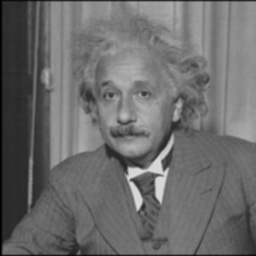
%> input picture books/An_Invitation_to_3D_Vision_Sastry/al.tif, 256 x 256 px
$ octave --eval "result = harrisCorner(imread('al.tif'));"   (GNU Octave 9; MATLAB toolbox functions it lacks are replaced by stand-ins)
%> lines starting %> are read from the running program, lines starting %| are printed output that depends on the picture; in (x1, y1, x2, y2) boxes, pixels count from 0 and x2, y2 are one past the last pixel; in counts of white or black regions, pixels touching at a corner belong together; the program's own positions count from 1
### books/An_Invitation_to_3D_Vision_Sastry/LocalMaximum.m
%Written by Hailin Jin and Paolo Favaro
%Copyright (c) Washington University, 2001
%All rights reserved
%Last updated 10/18/2001
function  [maxima] = LocalMax(image)
%
% LOCALMAX	Finds local maxima of image
%
%	[maxima,i,j] = LocalMax(image)
%
%	outputs array maxima of zeros and ones with ones
%	at maxima position (Extended to 9 points by JYB)

[m,n] = size(image);
center_cols = [1:n];
center_rows = [1:m];
left = [2:n n];
right = [1 1:n-1];
top = [2:m m];
bot = [1 1:m-1];
maxima = ( ( (image(center_rows,center_cols) > image(center_rows,left)) & ...
	(image(center_rows,center_cols) > image(center_rows,right)) & ...
	(image(center_rows,center_cols) > image(top,center_cols)) & ...
	(image(center_rows,center_cols) > image(bot,center_cols)) & ...
	(image(center_rows,center_cols) > image(top,left)) & ...
	(image(center_rows,center_cols) > image(top,right)) & ...
	(image(center_rows,center_cols) > image(bot,left)) & ...
	(image(center_rows,center_cols) > image(bot,right))));

### books/An_Invitation_to_3D_Vision_Sastry/harrisCorner.m
%%%%%%%%%%%%%%%%%%%%%%%%%%%%%%%%%%%%%%%%%%%%%%%%%%%%%%%%%%%
%  Harris corner Detector
%  modified by Jana Kosecka, George Mason University
%  last modified, November 2001 (making the local search more efficient)
%%%%%%%%%%%%%%%%%%%%%%%%%%%%%%%%%%%%%%%%%%%%%%%%%%%%%%%%%%%

function [D, quality] = harrisCorner(I)

[ydim, xdim] = size(I);

% figure(100); imagesc(I); axis('image'); colormap(gray);
drawnow;
hold on;
blur    = [1 6 15 20 15 6 1];
blur    = blur / sum(blur);
prefilt = [0.223755 0.552490 0.223755];
derivfilt = [-0.453014 0 0.45301];
fx     = conv2( conv2( I, prefilt', 'same' ), derivfilt, 'same' );
fy     = conv2( conv2( I, prefilt, 'same' ), derivfilt', 'same' );
fx2    = conv2( conv2( fx .* fx, blur', 'same' ), blur, 'same' );
fy2    = conv2( conv2( fy .* fy, blur', 'same' ), blur, 'same' );
fxy    = conv2( conv2( fx .* fy, blur', 'same' ), blur, 'same' );

m = (fx2 + fy2 ) / 2;
d = fx2 .* fy2 - fxy .^ 2;
n = sqrt(m .^ 2 - d);

quality = min(abs(m - n),abs(m + n));


thresh = 0.05;  % 0.005;
border = 20;    % do not consider the boundary pixels

q = quality;


q(1:border,:) = zeros(border,xdim);
q(ydim-border+1:ydim,:) = zeros(border,xdim);
q(:,1:border) = zeros(ydim,border);
q(:,xdim-border+1:xdim) = zeros(ydim,border);

% imagesc(q); colormap gray; pause; close
maxq = max(max(q));

thq = thresh*maxq;
Q = (q > thq) & (LocalMaximum(q));

% max. selected features in selection
Nmax = 1000;
i = find(Q(:));

%disp('Local max computation...')

[Y,I] = sort(-q(i));

if (size(Y,1)>Nmax),
	Y = Y(1:Nmax);
	I = I(1:Nmax);
end;

% keyboard;

C = ceil(i(I)/ydim);
R = rem(i(I)-1,ydim)+1;

CC = C * ones(1,size(C,1));
RR = R * ones(1,size(R,1));

spacing = 10;		              %% min spacing between 2 feats (in pixel).
D2 = (CC - CC').^2 + (RR-RR').^2; %% matrix of square distances between features
D2_mod = tril(D2-spacing^2,-1);	  %% take the lower-triangle

good_features = ~sum(D2_mod'<0);  %% if the sum is 0 it is a good feature
indexgood = find(good_features);


%keyboard;

featR = R(indexgood);
featC = C(indexgood);

xtt = [featR,featC]';

indxtt = (xtt(2,:)-1)*ydim + xtt(1,:);
qxtt = q(indxtt);

figure(1); imagesc(I);
hold on;
plot(xtt(2,:),xtt(1,:),'b+');
hold off;

D = xtt;
%> in harrisCorner, `fxy    = conv2( conv2( fx .* fy, blur', 'same' ), blur, 'same' );`:
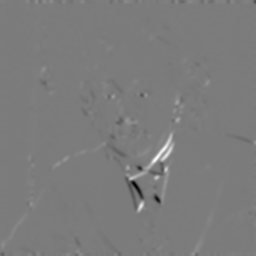
%> fxy: size 256x256 double; min -775.4, max 819.3, mean 1.8; drawn with min black and max white
%> in harrisCorner, `q(1:border,:) = zeros(border,xdim);`: q: size 256x256 double; min 0, max 555, mean 3.7
%> in harrisCorner, `q(ydim-border+1:ydim,:) = zeros(border,xdim);`: q: size 256x256 double; min 0, max 555, mean 3.3
%> in harrisCorner, `q(:,1:border) = zeros(ydim,border);`: q: size 256x256 double; min 0, max 555, mean 3.2
%> in harrisCorner, `q(:,xdim-border+1:xdim) = zeros(ydim,border);`: q: size 256x256 double; min 0, max 555, mean 3.1
%> in harrisCorner, `maxq = max(max(q));`: maxq = 555
%> in harrisCorner, `thq = thresh*maxq;`: thq = 27.75
%> in LocalMax, `maxima = ( ( (image(center_rows,center_cols) > image(center_rows,left)..`:
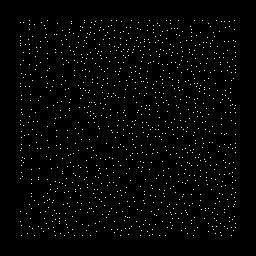
%> maxima: size 256x256 logical; 1.7% white in thin lines or dots, all inside (x1, y1, x2, y2) = (20, 20, 236, 236)
%> in harrisCorner, `Q = (q > thq) & (LocalMaximum(q));`:
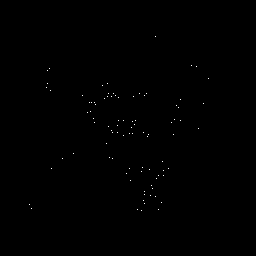
%> Q: size 256x256 logical; 0.14% white in thin lines or dots, all inside (x1, y1, x2, y2) = (29, 36, 209, 211)
%> in harrisCorner, `i = find(Q(:));`: i = 89 values from 7629 to 53327
%> in harrisCorner, `[Y,I] = sort(-q(i));`: Y = 89 values from -555 to -28.41; I = 89 values, max 89 at index 70, min 1 at index 41, mean 45
%> in harrisCorner, `C = ceil(i(I)/ydim);`: C = 89 values, max 209 at index 70, min 30 at index 41, mean 127.8
%> in harrisCorner, `R = rem(i(I)-1,ydim)+1;`: R = 89 values, max 211 at index 14, min 37 at index 75, mean 133.9
%> in harrisCorner, `CC = C * ones(1,size(C,1));`:
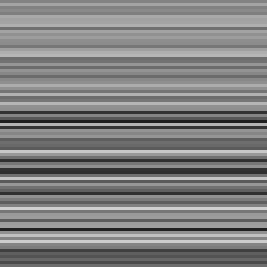
%> CC: size 89x89 double (shown 3 times larger); min 30, max 209, mean 127.8
%> in harrisCorner, `RR = R * ones(1,size(R,1));`:
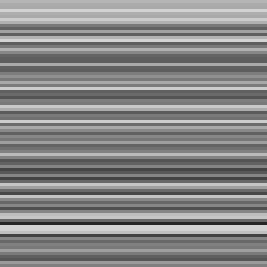
%> RR: size 89x89 double (shown 3 times larger); min 37, max 211, mean 133.9
%> in harrisCorner, `D2_mod = tril(D2-spacing^2,-1);`:
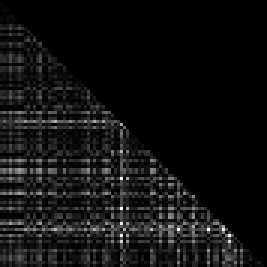
%> D2_mod: size 89x89 double (shown 3 times larger); min -96, max 48129, mean 3245.5; drawn with min black and max white
%> in harrisCorner, `good_features = ~sum(D2_mod'<0);`: good_features = 89 logical values, 30 true
%> in harrisCorner, `indexgood = find(good_features);`: indexgood = 30 values from 1 to 88
%> in harrisCorner, `featR = R(indexgood);`: featR = 30 values, max 210 at index 4, min 37 at index 27, mean 131.1
%> in harrisCorner, `featC = C(indexgood);`: featC = 30 values, max 209 at index 26, min 30 at index 18, mean 129.5
%> in harrisCorner, `xtt = [featR,featC]';`: xtt = 30 columns, first 8: [181 171 169 210 203 120 97 96; 131 164 130 138 162 175 112 145]
%> in harrisCorner, `indxtt = (xtt(2,:)-1)*ydim + xtt(1,:);`: indxtt = 30 values, max 53327 at index 26, min 7629 at index 18, mean 33035.6
%> in harrisCorner, `qxtt = q(indxtt);`: qxtt = 30 values, max 555 at index 1, min 28.67 at index 30, mean 127
%> in harrisCorner, `D = xtt;`: D has the same summary as xtt
%> `result = harrisCorner(imread('al.tif'));`:
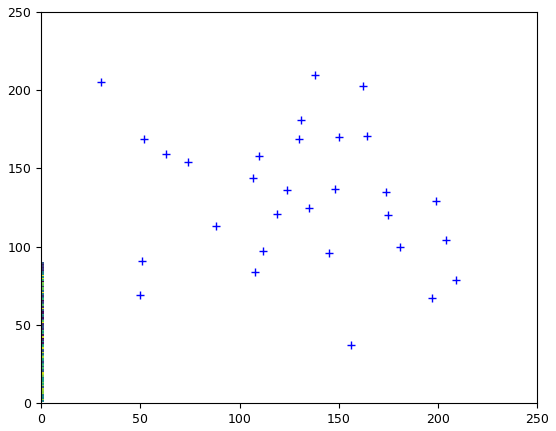
%> figure redrawn from the program's plot data
%> `result = harrisCorner(imread('al.tif'));`: result has the same summary as xtt in harrisCorner

$ run again, on books/An_Invitation_to_3D_Vision_Sastry/corridor.jpg
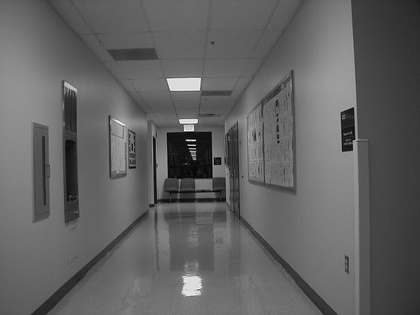
%> input picture books/An_Invitation_to_3D_Vision_Sastry/corridor.jpg, 420 x 315 px, shrunk from 639 x 479 before the run
%> in harrisCorner, `q(1:border,:) = zeros(border,xdim);`:
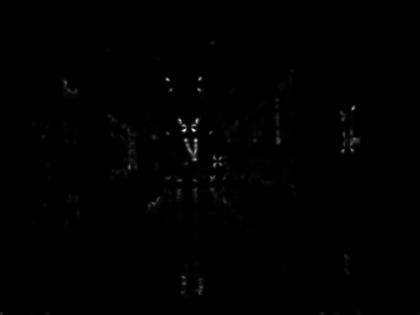
%> q: size 315x420 double; min 0, max 1111.7, mean 4.2; drawn with min black and max white
%> maxq = 1111.7
%> thq = 55.59
%> maxima: size 315x420 logical; 1.5% white in thin lines or dots, all inside (x1, y1, x2, y2) = (20, 20, 400, 295)
%> Q: size 315x420 logical; 0.09% white in thin lines or dots, all inside (x1, y1, x2, y2) = (33, 43, 359, 293)
%> i = 122 values from 10519 to 112910
%> Y = 122 values from -1111.7 to -56.1; I = 122 values, max 122 at index 48, min 1 at index 108, mean 61.5
%> C = 122 values, max 359 at index 48, min 34 at index 108, mean 200.7
%> R = 122 values, max 293 at index 55, min 44 at index 91, mean 161.2
%> good_features = 122 logical values, 54 true
%> indexgood = 54 values from 1 to 122
%> featR = 54 values, max 288 at index 23, min 44 at index 42, mean 156
%> featC = 54 values, max 355 at index 14, min 34 at index 50, mean 203.5
%> xtt = 54 columns, first 8: [131 80 141 121 160 141 109 80; 185 168 196 181 196 186 354 200]
%> indxtt = 54 values, max 111649 at index 14, min 10519 at index 50, mean 63955.2
%> qxtt = 54 values, max 1111.7 at index 1, min 56.1 at index 54, mean 312
%> D has the same summary as xtt
%> `result = harrisCorner(imread('al.tif'));`:
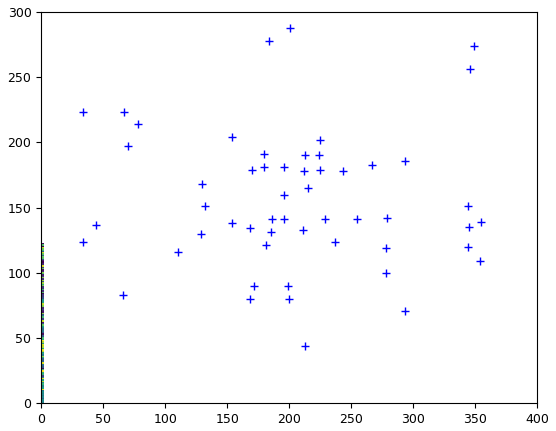
%> figure redrawn from the program's plot data
%> result has the same summary as xtt in harrisCorner
